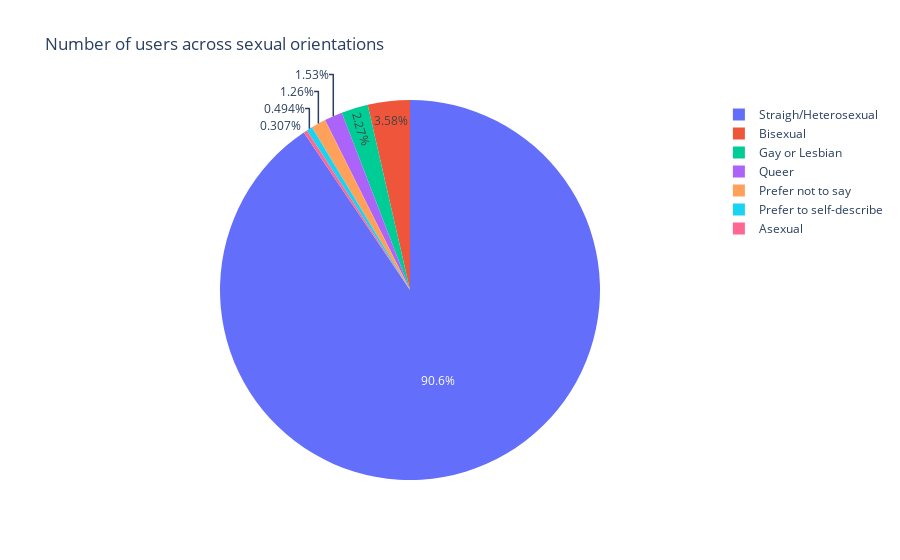

The notebook cell saved with this chart:
### Code cell
px.pie(names= df["Sexuality"].value_counts().index,values = df["Sexuality"].value_counts().values,title = "Number of users across sexual orientations")

### Figure 1 — Plotly figure (JSON) as saved in the notebook; plotly's stock layout.template omitted (floating-point values rounded to 4 significant figures)
{"data": [{"domain": {"x": [0, 1], "y": [0, 1]}, "hovertemplate": "label=%{label}<br>value=%{value}<extra></extra>", "labels": ["Straigh/Heterosexual", "Bisexual", "Gay or Lesbian", "Queer", "Prefer not to say", "Prefer to self-describe", "Asexual"], "legendgroup": "", "name": "", "showlegend": true, "type": "pie", "values": [117294, 4635, 2941, 1983, 1630, 640, 397]}], "layout": {"legend": {"tracegroupgap": 0}, "title": {"text": "Number of users across sexual orientations"}}}
